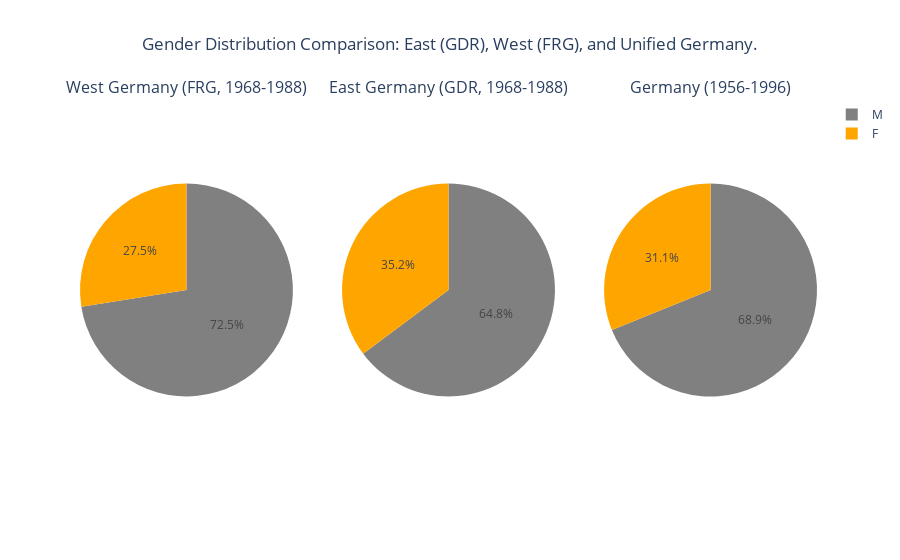

This figure's notebook cell:
### Markdown cell above
### Väst och Öst-Tyskland

### Code cell
Functions.sex_dist_all(germany_all)

### Figure 1 — Plotly figure (JSON) as saved in the notebook; plotly's stock layout.template omitted (floating-point values rounded to 4 significant figures)
{"data": [{"domain": {"x": [0, 0.2889], "y": [0, 1]}, "labels": ["M", "F"], "marker": {"colors": ["grey", "orange"]}, "name": "West Germany (FRG, 1968-1988)", "showlegend": true, "type": "pie", "values": [2403, 912]}, {"domain": {"x": [0.3556, 0.6444], "y": [0, 1]}, "labels": ["M", "F"], "marker": {"colors": ["grey", "orange"]}, "name": "East Germany (GDR, 1968-1988)", "showlegend": true, "type": "pie", "values": [1714, 931]}, {"domain": {"x": [0.7111, 1], "y": [0, 1]}, "labels": ["M", "F"], "marker": {"colors": ["grey", "orange"]}, "name": "Germany (1956-1996)", "showlegend": true, "type": "pie", "values": [2179, 985]}], "layout": {"annotations": [{"font": {"size": 16}, "showarrow": false, "text": "West Germany (FRG, 1968-1988)", "x": 0.1444, "xanchor": "center", "xref": "paper", "y": 1, "yanchor": "bottom", "yref": "paper"}, {"font": {"size": 16}, "showarrow": false, "text": "East Germany (GDR, 1968-1988)", "x": 0.5, "xanchor": "center", "xref": "paper", "y": 1, "yanchor": "bottom", "yref": "paper"}, {"font": {"size": 16}, "showarrow": false, "text": "Germany (1956-1996)", "x": 0.8556, "xanchor": "center", "xref": "paper", "y": 1, "yanchor": "bottom", "yref": "paper"}], "title": {"text": "Gender Distribution Comparison: East (GDR), West (FRG), and Unified Germany.", "x": 0.5}}}
